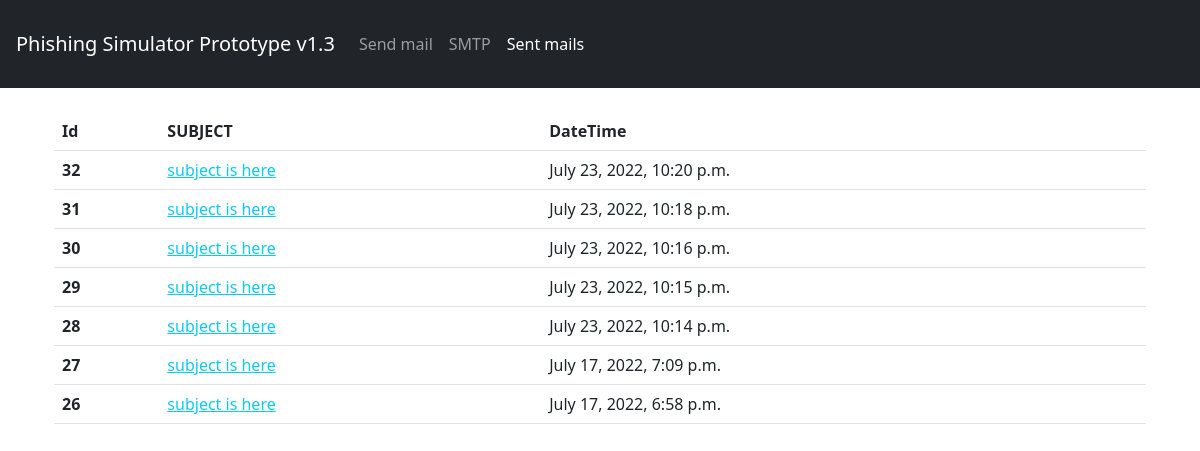
Page /list-mails/ on the earlier database version.
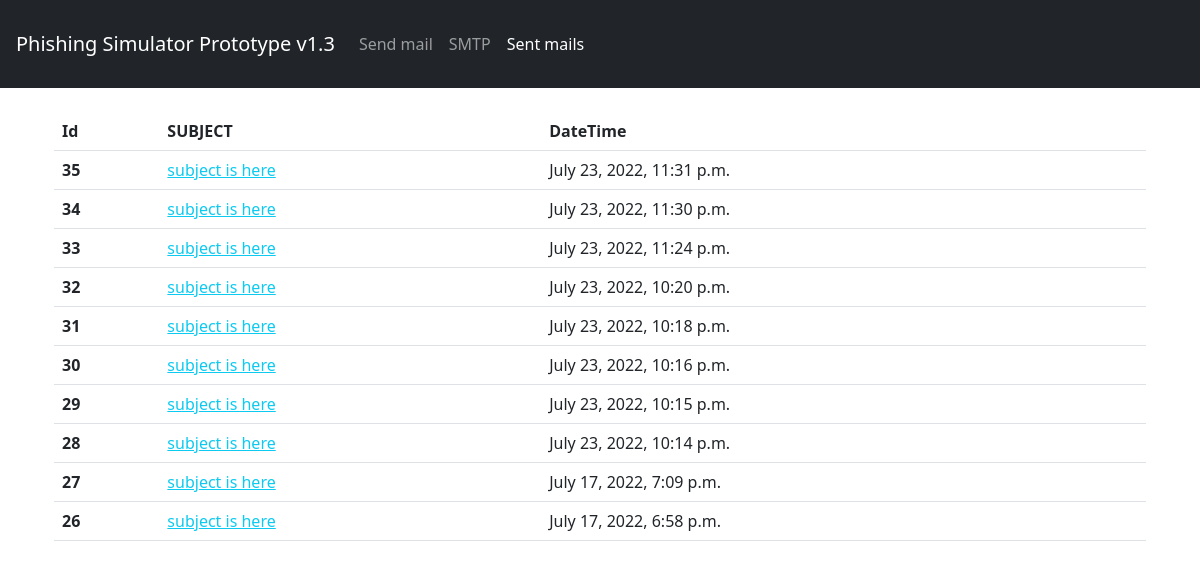
Same page on the later database version.
### mailer/models.py (models this page shows, shortened)
class Mails(models.Model):
    unq_id          = models.CharField(max_length=255, blank=True, null=True, unique=True)
    sender_email    = models.CharField(max_length=255, blank=True, null=True)
    sender_name     = models.CharField(max_length=255, blank=True, null=True)
    reply_to_email  = models.CharField(max_length=255, blank=True, null=True)
    reply_to_name   = models.CharField(max_length=255, blank=True, null=True)
    subject         = models.CharField(max_length=255, blank=True, null=True)
    message         = models.TextField(blank=True, null=True)
    email_list      = models.TextField(blank=True, null=True)
    dt_stamp        = models.DateTimeField(auto_now_add=True, blank=True, null=True)
    class Meta:
        verbose_name_plural = "Mail"

### mailer/views.py (the view)
# urls.py: path('list-mails/', SenderListView, name="list-sender-view"),
def SenderListView(request):
    if request.method == 'GET':
        data = Mails.objects.all().order_by('-id')
        return render(request, 'list-senders.html', {"data":data})

### templates/list-senders.html (shortened to what this page needs)
{% load static %}
{% include 'nav.html' %}
<div class="container p-4">
<form method="POST" action="">
<table class="table">
    <thead>
      <tr>
        <th scope="col">Id</th>
        <th scope="col">SUBJECT</th>
        <th scope="col">DateTime</th>
      </tr>
    </thead>
    <tbody>
    {% for i in data %}
      <tr>
        <th scope="row">{{ i.id }}</th>
        <td><a href="{% url 'detail-sender' id=i.id %}" class="link-info">{{ i.subject }}</a></td>
        <td>{{ i.dt_stamp }}</td>
      </tr>
      {% endfor %}
    </tbody>
</table>
</form>
</div>

### templates/nav.html (shortened to what this page needs)
{% load static %}
<head>
  <link href="https://cdn.jsdelivr.net/npm/bootstrap@5.2.0-beta1/dist/css/bootstrap.min.css" rel="stylesheet">
</head>
<header class="p-3 bg-dark">
<nav class="navbar navbar-expand-sm navbar navbar-dark bg-dark">
  <a class="navbar-brand" href="#">Phishing Simulator Prototype v1.3</a>
    <ul class="navbar-nav">
      <li class="nav-item">
        <a class="nav-link {% if request.path == '/' %}active{% endif %}" href="{% url 'mail-view' %}">Send mail</a>
      </li>
      <li class="nav-item">
        <a class="nav-link {% if request.path == '/add-smtp/' %}active{% endif %}" href="{% url 'add-sender-view' %}">SMTP</a>
      </li>
      <li class="nav-item">
        <a class="nav-link {% if request.path == '/list-mails/' %}active{% endif %}" href="{% url 'list-sender-view' %}">Sent mails</a>
      </li>
    </ul>
  </nav>
</header>

Differences in the rows shown:
added Mails: id "35", subject "subject is here", dt_stamp "July 23, 2022, 11:31 p.m."
added Mails: id "34", subject "subject is here", dt_stamp "July 23, 2022, 11:30 p.m."
added Mails: id "33", subject "subject is here", dt_stamp "July 23, 2022, 11:24 p.m."
